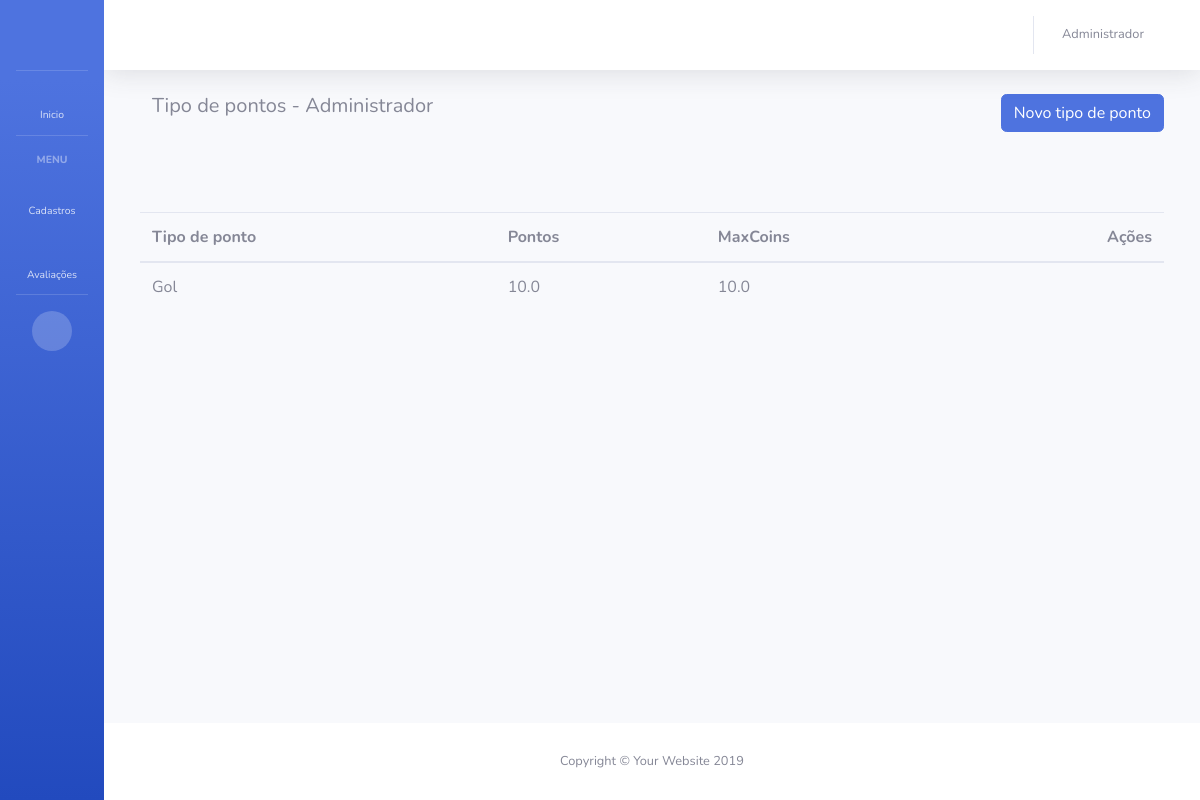
Page /tipo-ponto/ (signed in) on the earlier database version.
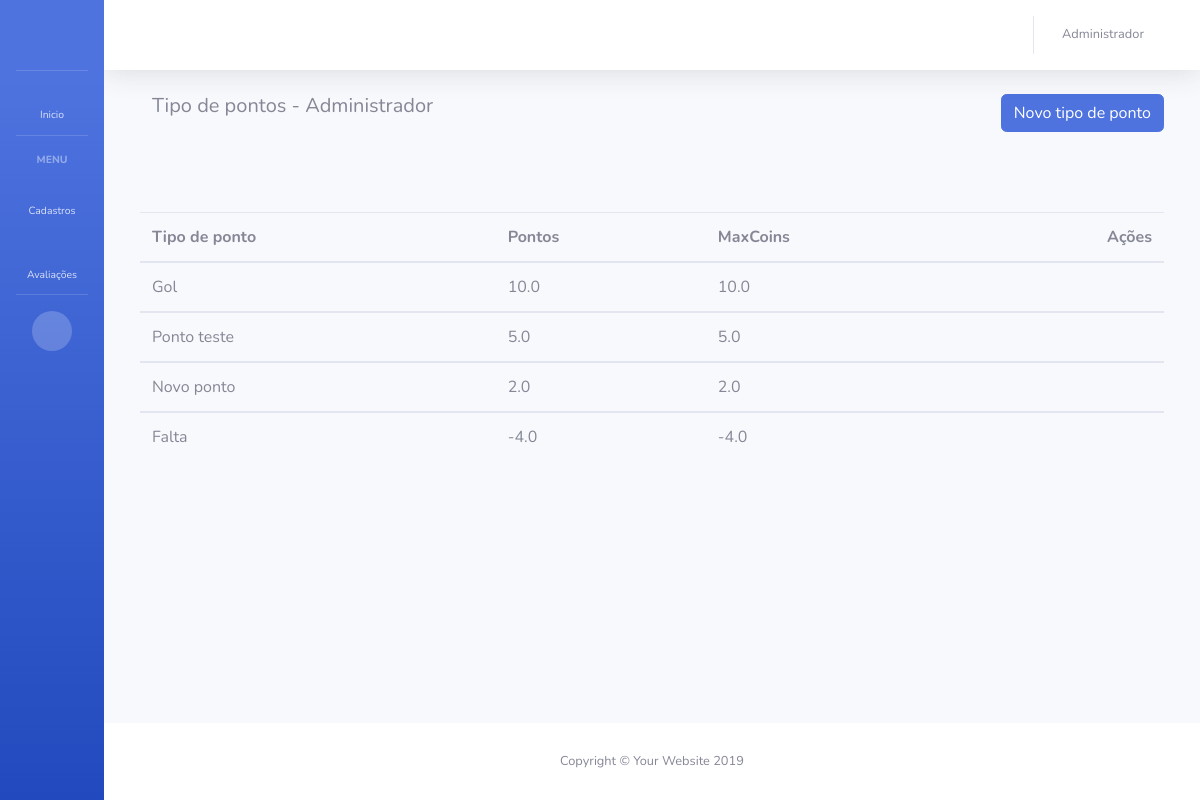
Same page on the later database version.
### app_maxliga/models.py (models this page shows)
class Colaborador(models.Model):
    usuario = models.OneToOneField(User, on_delete=models.SET_NULL, blank=True, null=True, verbose_name='Usuário')
    departamento = models.ForeignKey(Departamento, on_delete=models.SET_NULL, blank=True, null=True, verbose_name='Cargo do colaborador')
    liga = models.ForeignKey(Liga, on_delete=models.SET_NULL, blank=True, null=True, verbose_name='Liga do colaborador')
    nome = models.CharField('Nome do funcionário', max_length=128)
    data_cadastro = models.DateTimeField('Data de criação', auto_now_add=True)
    pontuacao = models.FloatField('Pontuação colaborador', blank=True, default=0)
    maxcoins = models.FloatField('MaxCoins colaborador', blank=True, default=0)
    def __str__(self):
        return self.nome

class TipoPonto(models.Model):
    nome = models.CharField('Nome tipo de ponto', max_length=128)
    qtd_ponto = models.FloatField('Quantidade de pontos', blank=True, default=0)
    qtd_maxcoins = models.FloatField('Quantidade de MaxCoins', blank=True, default=0)
    data_cadastro = models.DateTimeField('Data de criação', auto_now_add=True)
    def __str__(self):
        return str(self.nome) + '   - Pontos: ' + str(self.qtd_ponto) + '   - MaxCoins: ' + str(self.qtd_maxcoins)

### app_maxliga/views.py (the view)
# urls.py: path('tipo-ponto/', lista_tipo_ponto, name='lista_tipo_ponto'),
@login_required
def lista_tipo_ponto(request):
    user = request.user.id
    colaborador = Colaborador.objects.get(usuario=user)
    tipo_ponto = TipoPonto.objects.all()
    print(tipo_ponto)
    data = {
        'colaborador': colaborador,
        'tipo_ponto': tipo_ponto
    }
    return render(request, 'app_maxliga/lista_tipo_ponto.html', data)

### app_maxliga/templates/app_maxliga/lista_tipo_ponto.html
{% extends 'base.html' %}
  {% block BodyHeading %}
  {% if colaborador.departamento.admin == True %}
    <div class="container">
      <div class="row">
        <div class="col">
          <h5>Tipo de pontos - {{colaborador}}</h5>
        </div>
        <div class="text-right">
          <a href="{% url 'cadastro_tipo_ponto' %}" class="btn btn-primary btn-block" role="button">Novo tipo de ponto</a>
        </div>
      </div>
      <div class="row" style="margin-top:80px;">
        <table class="table">
          <thead>
            <tr>
              <th scope="col">Tipo de ponto</th>
              <th scope="col">Pontos</th>
              <th scope="col">MaxCoins</th>
              <th class="text-right" scope="col">Ações</th>
            </tr>
          </thead>
          {% for ponto in tipo_ponto %}
          <tbody>
            <tr>
              <td>{{ ponto.nome }}</td>
              <td>{{ ponto.qtd_ponto }}</td>
              <td>{{ ponto.qtd_maxcoins }}</td>
              <td class="text-right">
                <a href="#">
                  <i class="fas fa-pen fa-fw" style="color: rgb(50, 48, 155);"></i>
                </a>
                <a href="#">
                  <i class="fas fa-trash fa-fw" style="color: rgb(230, 17, 17);"></i>
                </a>
              </td>
            </tr>
          </tbody>
          {% endfor %}
        </table>
      </div>
    </div>
  {% endif %}
{% endblock %}

### app_maxliga/templates/base.html (shortened to what this page needs)
{% load static %}
<!DOCTYPE html>
<html lang="en">
<head>
  <link href="{% static 'vendor/fontawesome-free/css/all.min.css' %}" rel="stylesheet" type="text/css">
  <link href="{% static 'css/sb-admin-2.min.css' %}" rel="stylesheet">
</head>
<body id="page-top">
  <div id="wrapper">
    <ul class="navbar-nav bg-gradient-primary sidebar sidebar-dark accordion toggled" id="accordionSidebar">
      <a class="sidebar-brand d-flex align-items-center justify-content-center" href="{% url 'home' %}">
        <div class="sidebar-brand-icon">
          <i class="fas fa-fighter-jet"></i>
        </div>
      </a>
      <hr class="sidebar-divider my-0">
      <li class="nav-item">
        <a class="nav-link" href="{% url 'home' %}">
          <i class="fas fa-fw fa-tachometer-alt"></i>
          <span>Inicio</span></a>
      </li>
      <hr class="sidebar-divider">
      <div class="sidebar-heading">
        Menu
      </div>
      {% if colaborador.departamento.admin == True %}
      <li class="nav-item">
        <a class="nav-link collapsed" href="#" data-toggle="collapse" data-target="#collapseUtilities" aria-expanded="true" aria-controls="collapseUtilities">
          <i class="fas fa-fw fa-wrench"></i>
          <span>Cadastros</span>
        </a>
      </li>
      {% endif %}
      <li class="nav-item">
        <a class="nav-link collapsed" href="#" data-toggle="collapse" data-target="#collapsePages" aria-expanded="true" aria-controls="collapsePages">
          <i class="fas fa-fw fa-table"></i>
          <span>Avaliações</span>
        </a>
      </li>
      <hr class="sidebar-divider d-none d-md-block">
      <div class="text-center d-none d-md-inline">
        <button class="rounded-circle border-0" id="sidebarToggle"></button>
      </div>
    </ul>
    <div id="content-wrapper" class="d-flex flex-column">
      <div id="content">
        <nav class="navbar navbar-expand navbar-light bg-white topbar mb-4 static-top shadow">
          <ul class="navbar-nav ml-auto">
            <li class="nav-item dropdown no-arrow mx-1">
              <a class="nav-link dropdown-toggle" href="#" id="alertsDropdown" role="button" data-toggle="dropdown" aria-haspopup="true" aria-expanded="false">
                <i class="fas fa-bell fa-fw"></i>
              </a>
            </li>
            <li class="nav-item dropdown no-arrow">
              <a class="nav-link dropdown-toggle" href="#" id="userDropdown" role="button" data-toggle="dropdown" aria-haspopup="true" aria-expanded="false">
                <span class="mr-2 d-none d-lg-inline text-gray-600 small">{{ colaborador.nome }}</span>
                <i class="fas fa-user fa-fw"></i>
              </a>
            </li>
          </ul>
        </nav>
        <div class="container-fluid">
          {% block BodyHeading %}
          {% endblock %}
        </div>
      </div>
      <footer class="sticky-footer bg-white">
        <div class="container my-auto">
          <div class="copyright text-center my-auto">
            <span>Copyright &copy; Your Website 2019</span>
          </div>
        </div>
      </footer>
    </div>
  </div>
</body>
</html>

Differences in the rows shown:
added TipoPonto: nome "Ponto teste", qtd_ponto "5.0", qtd_maxcoins "5.0"
added TipoPonto: nome "Novo ponto", qtd_ponto "2.0", qtd_maxcoins "2.0"
added TipoPonto: nome "Falta", qtd_ponto "-4.0", qtd_maxcoins "-4.0"
